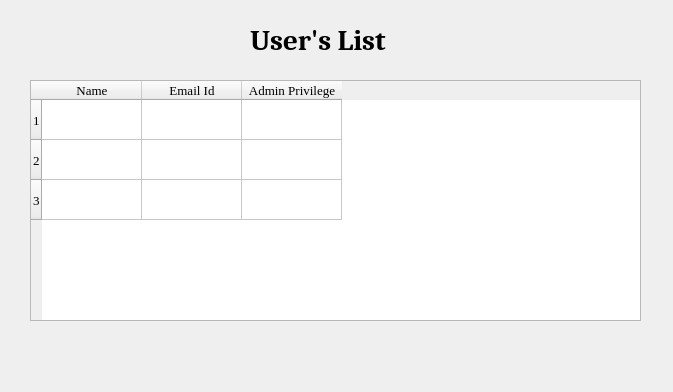
<?xml version="1.0" encoding="UTF-8"?>
<ui version="4.0">
 <class>Dialog</class>
 <widget class="QDialog" name="Dialog">
  <property name="geometry">
   <rect>
    <x>0</x>
    <y>0</y>
    <width>673</width>
    <height>392</height>
   </rect>
  </property>
  <property name="windowTitle">
   <string>Dialog</string>
  </property>
  <widget class="QLabel" name="lbl_head">
   <property name="geometry">
    <rect>
     <x>250</x>
     <y>20</y>
     <width>141</width>
     <height>41</height>
    </rect>
   </property>
   <property name="font">
    <font>
     <family>Cambria</family>
     <pointsize>22</pointsize>
     <weight>75</weight>
     <bold>true</bold>
    </font>
   </property>
   <property name="text">
    <string>User's List</string>
   </property>
  </widget>
  <widget class="QTableWidget" name="tableWidget">
   <property name="geometry">
    <rect>
     <x>30</x>
     <y>80</y>
     <width>611</width>
     <height>241</height>
    </rect>
   </property>
   <property name="font">
    <font>
     <family>Times New Roman</family>
     <pointsize>10</pointsize>
    </font>
   </property>
   <property name="editTriggers">
    <set>QAbstractItemView::NoEditTriggers</set>
   </property>
   <property name="selectionBehavior">
    <enum>QAbstractItemView::SelectRows</enum>
   </property>
   <property name="rowCount">
    <number>3</number>
   </property>
   <property name="columnCount">
    <number>3</number>
   </property>
   <attribute name="horizontalHeaderMinimumSectionSize">
    <number>31</number>
   </attribute>
   <attribute name="verticalHeaderDefaultSectionSize">
    <number>40</number>
   </attribute>
   <row/>
   <row/>
   <row/>
   <column>
    <property name="text">
     <string>Name</string>
    </property>
   </column>
   <column>
    <property name="text">
     <string>Email Id</string>
    </property>
   </column>
   <column>
    <property name="text">
     <string>Admin Privilege</string>
    </property>
   </column>
  </widget>
 </widget>
 <resources/>
 <connections/>
</ui>
